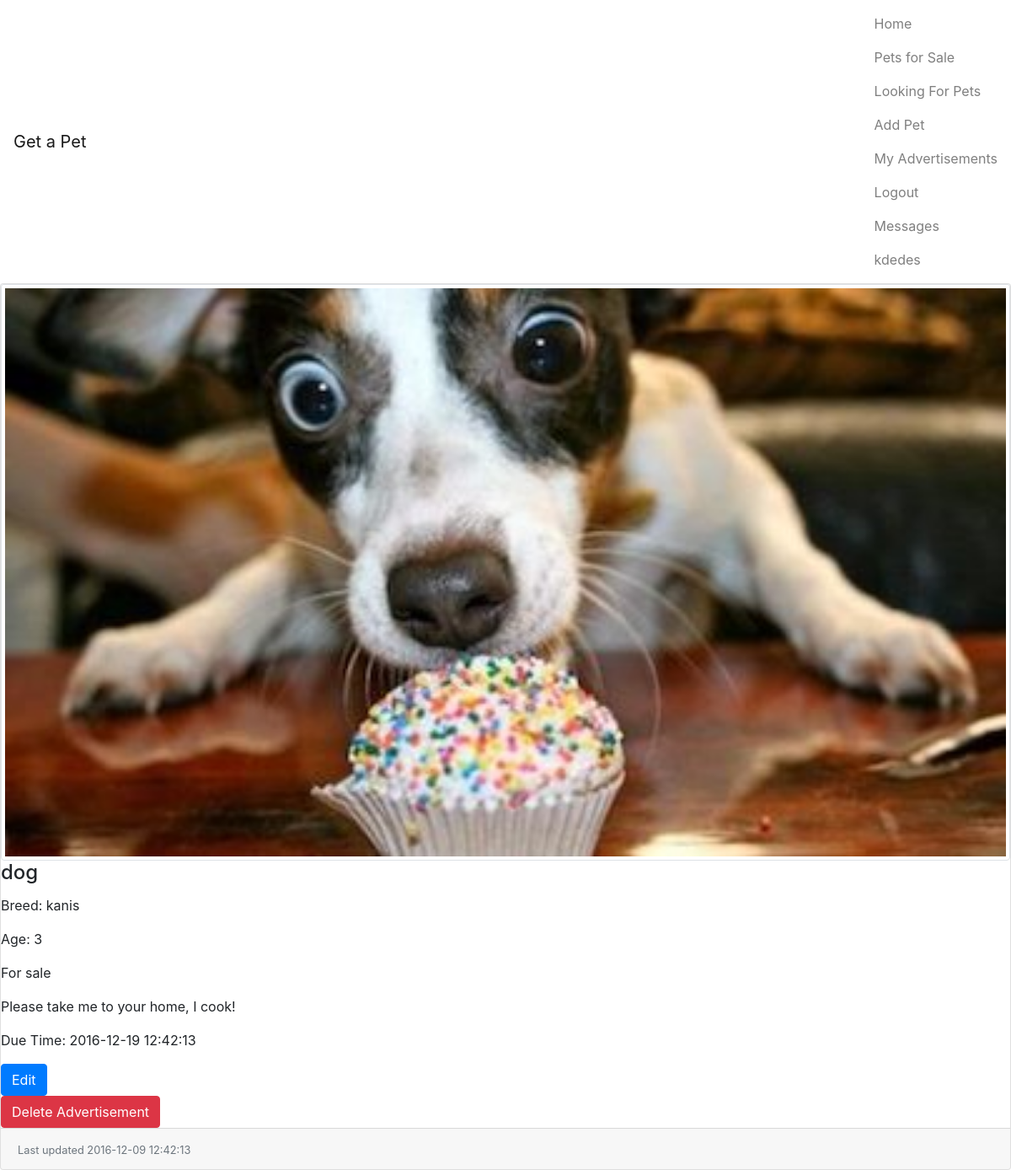
The app's page /view/MyAdverts.php (signed in) with its own data.
### tables this page shows
CREATE TABLE pets (
  pet_id         INT(6) NOT NULL AUTO_INCREMENT,
  user_id        INT(6) NOT NULL DEFAULT 0,
  pet_type       VARCHAR(40),
  pet_breed      VARCHAR(40),
  pet_age        VARCHAR(20),
  advert_type    INT(1),
  advert_details VARCHAR(200),
  pet_photo      LONGBLOB,
  time           VARCHAR(20),
  due_time       VARCHAR(20),
  PRIMARY KEY (pet_id),
  FOREIGN KEY (user_id) REFERENCES USERS (user_id)
);

### model/login/User.php (called while the page is built, shortened)
<?php
class User
{
    private $userId;
    public function getUserId()
    {
        return $this->userId;
    }
}

### view/MyAdverts.php (the view, shortened to what this page needs)
<!DOCTYPE html>
<html lang="en">
<head>
    <link rel="stylesheet" href="https://maxcdn.bootstrapcdn.com/bootstrap/4.0.0-alpha.5/css/bootstrap.min.css"
>
</head>
<body>
<?php include 'header.php';
if (isset($_SESSION["login"])) {
    $currentLogin = $_SESSION["login"];
    $loggedUser = unserialize($currentLogin);
    $conn = DatabaseConnection::getInstance();
    $query = "select * from pets WHERE user_id = (?) order by time DESC ";
    $statement = $conn->stmt_init();
    if (!$statement->prepare($query)) {
        echo "Try again later";
    } else {
        $userId = $loggedUser->getUserId();
        $statement->bind_param("s", $userId);
        $statement->execute();
        $result = $statement->get_result();
        while ($row = $result->fetch_assoc()) {
            $advertType = getAdvertType($row['advert_type']);
            ?>
            <div class="card-deck-wrapper">
                <div class="card-deck">
                    <div class="card">
                        <img class="card-img-top img-thumbnail" src="../images/dog1.jpg" alt="Card image cap">
                        <div class="card-block">
                            <h4 class="card-title"><?= $row['pet_type'] ?></h4>
                            <p class="card-text">Breed: <?= $row["pet_breed"] ?></p>
                            <p class="card-text">Age: <?= $row["pet_age"] ?></p>
                            <p class="card-text"> <?= $advertType?></p>
                            <p class="card-text"> <?= $row["advert_details"]?></p>
                            <p class="card-text"> Due Time: <?= $row["due_time"]?></p>
                            <form method="get" action="EditPet.php">
                                <button type="submit" class="btn btn-primary" name="edit_adv"
                                        value="<?= $row['pet_id'] ?>">Edit
                                </button>
                            </form>
                            <form method="get" action="../controller/DeletePetController.php">
                                <button type="submit" class="btn btn-danger" name="delete_adv"
                                        value="<?= $row['pet_id'] ?>">Delete Advertisement
                                </button>
                            </form>
                        </div>
                        <div class="card-footer text-muted">
                            <p class="card-text float-xs-right">
                                <small> Last updated <?= $row["time"] ?> </small>
                            </p>
                        </div>
                    </div>
                </div>
            </div>
        <?php }
    }
} ?>
<?php
function getAdvertType($advertType){
    switch($advertType){
        case 0:
            return "For sale";
    }
}?>
</body>
</html>

### records on screen
pets: pet_type "dog", pet_breed "kanis", pet_age "3", advert_type "For sale", advert_details "Please take me to your home, I cook!", due_time "2016-12-19 12:42:13", $row['pet_id'] 1 (drawn), time "2016-12-09 12:42:13"

### other values on screen
$userLogin->getUsername() "kdedes"
